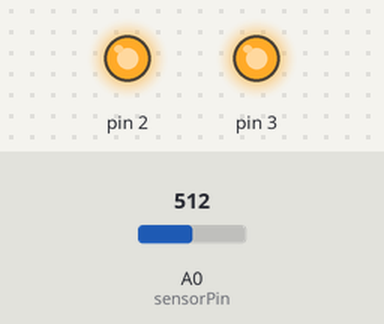
A sketch run on a simulated Arduino Uno, built with avr-gcc and run on an emulated ATmega328P. Shown: output pins drawn as LEDs (lit = HIGH). The test bench sets the inputs (shaded band); at power-on: A0 (sensorPin) = 512. What the sketch prints to the serial monitor is not drawn.

Above: at 1.2 s.
1.3 s: A0 (sensorPin) set to 994
4.3 s: A0 (sensorPin) set to 1020
Timing chart, 0 to 7.3 s (numbered marks = the images above; inputs shaded):
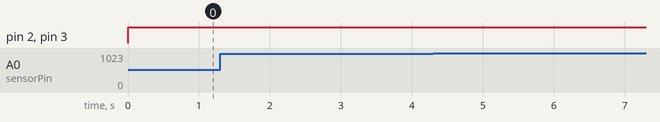

Measured:
- after the input at 1.3 s, every drawn part: stays the same
- after the input at 4.3 s, every drawn part: stays the same

The sketch:

lightwave_blank.ino
```cpp
/*
Title: Inner Outer Peace
This is a code logic for an arduino circuit that uses a wearble belt sensor to track data and then displays
the data in a progressive light pattern that resembles a wave.

Written by
  Amelia Lochhead
Referenced content from:
  Nick Puckett and Kate Hartman DIGF - Creation and Computation
  Arduino Docs Language Reference - https://docs.arduino.cc/language-reference
  Arduino IDE Built in example library - For loop iteration
*/

int const sensorPin  = A0;
int const amountOfLights = 4;

int lightPins[amountOfLights];

void setup() {
  //Create communnication to serial USB drive
  Serial.begin(9600);

  //This for loop sest up the light pins as an array of outpus
  for(int i = 0; i < amountOfLights; i++){

    lightPins[i] = i+2;
    // Adding lights to the array, starting point is D2
    pinMode(i, OUTPUT);
    // Making them outputs to be read

  }
  //Testing: Serial.println(lightPins[amountOfLights]);

  //Initalizing sensor pin as input
  pinMode(sensorPin, INPUT);

  constrain(0, 900, 1050);
  //Testing: Serial.print(sensorPin);
}

void loop() {

// Read sensor data in the loop function so it updates continuously
int pressureValue = analogRead(sensorPin);

// Contrain blocks out noise from the belt bend
pressureValue = constrain(pressureValue, 900, 1050);

//Map the sensor data to the number of lights in the wave, starting from the bottom going up to top of wave
int waveLights = map(pressureValue, 0, 1010, 0, amountOfLights);

//By walking through a loop that is the length of the lights, light up leds 1 by 1 reletive to the map
for(int i = 0; i < amountOfLights; i++){

  if (i < waveLights){
    digitalWrite(lightPins[i], HIGH); //light up
  }
  else{
    digitalWrite(lightPins[i], LOW); //turn off
  }
}
  // Print data
  Serial.print("Pressure value: " + pressureValue);
  Serial.print(" Amount of current: " + waveLights);
  Serial.println();

}
```
